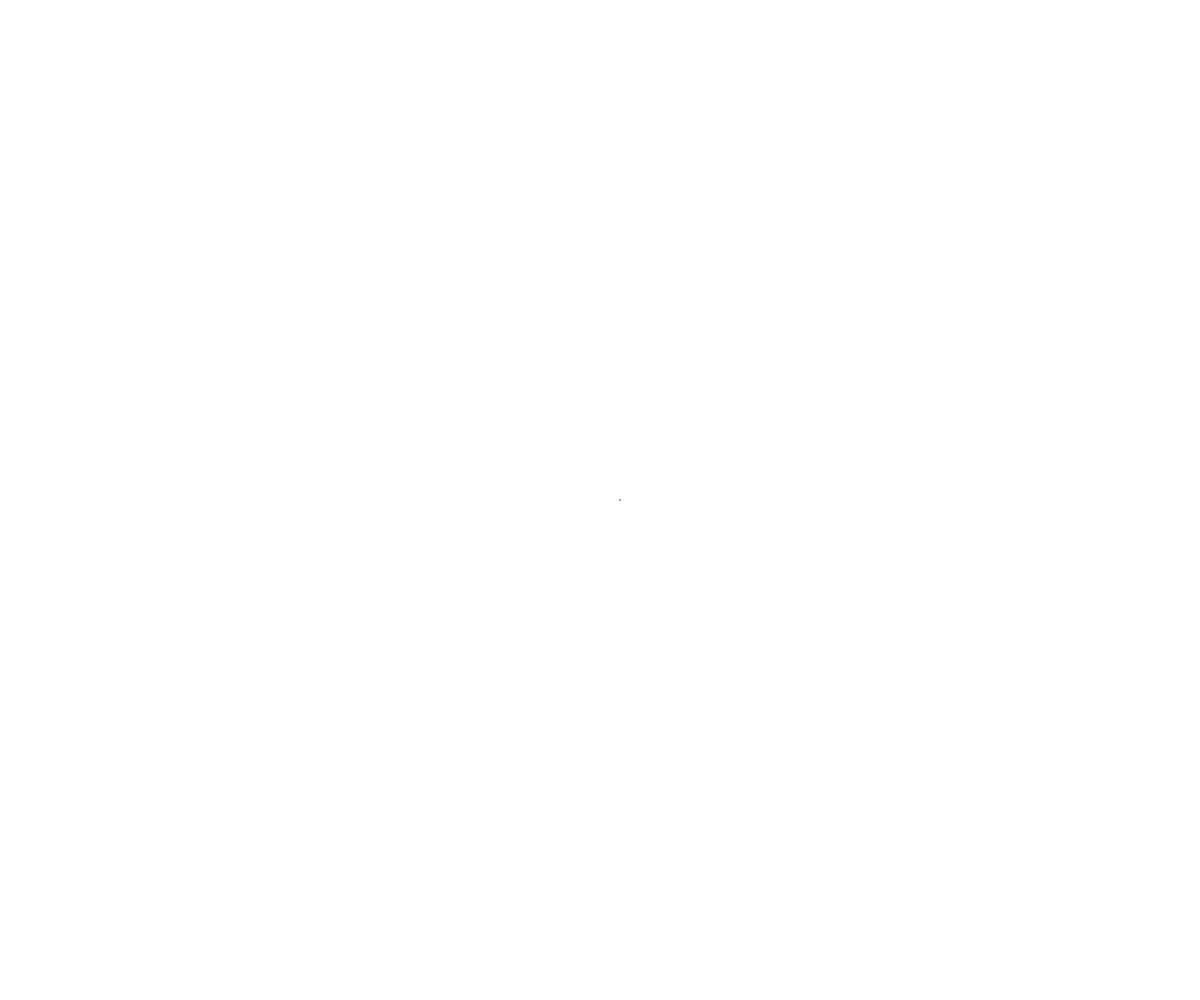
Frame 1 (no input)
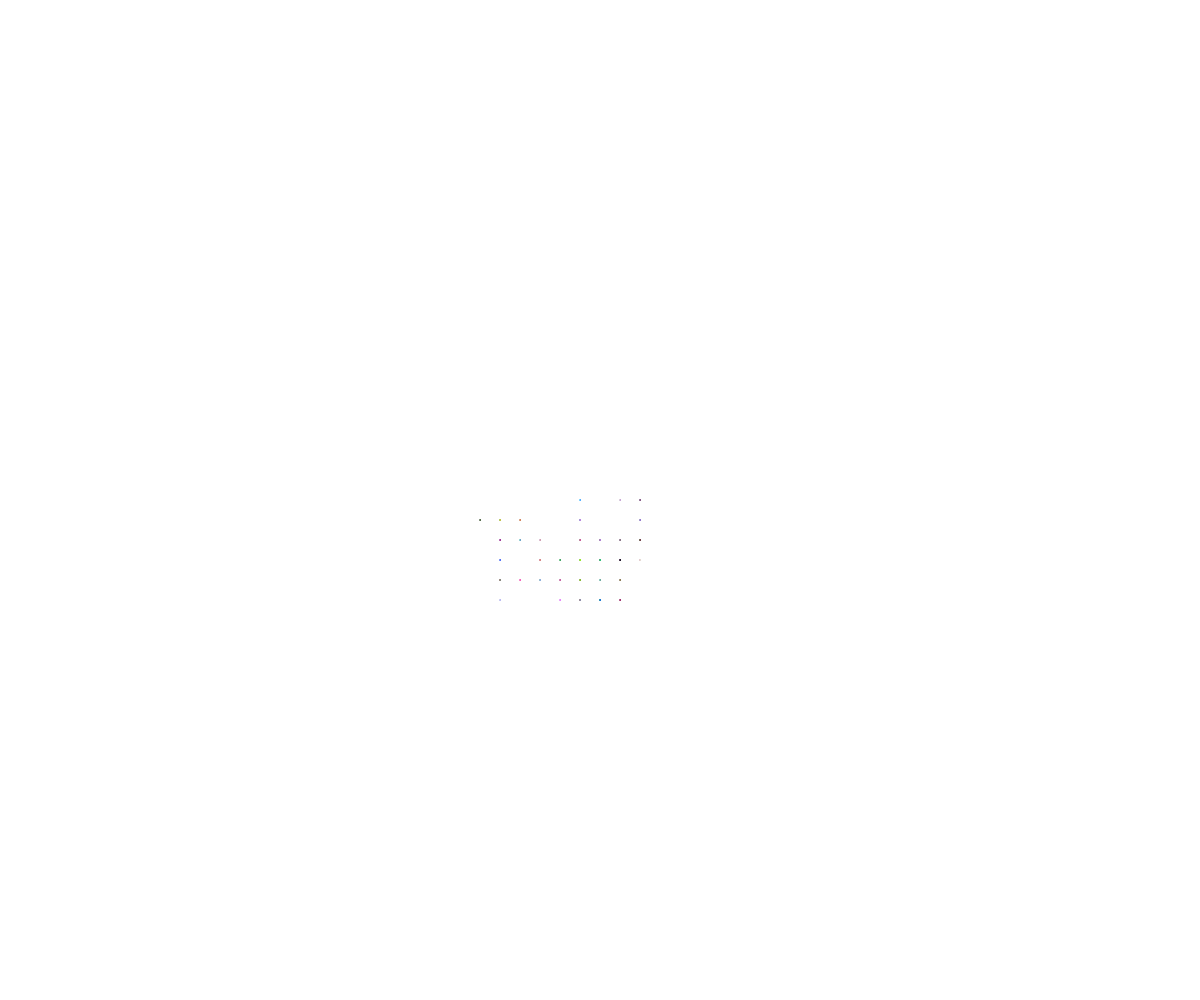
Frame 60 (no input)
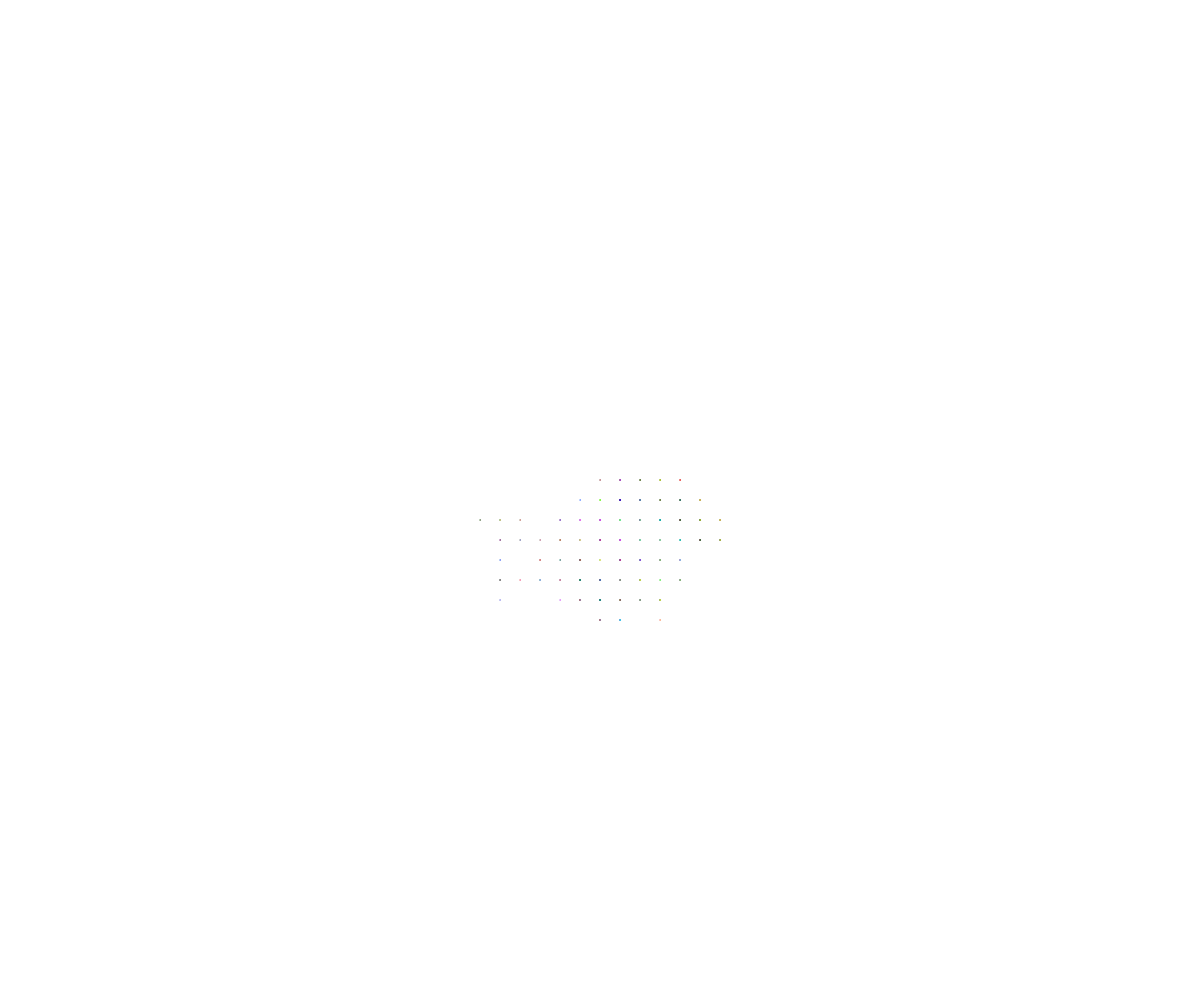
Frame 120 (the mouse pressed at the canvas centre since frame 60)

The p5.js sketch that drew these frames (run headless with seeded random() and noise() and a simulated clock; from frame 60 on, the mouse is pressed at the canvas centre):

// p5.js sketch
// ── sketch.js
let xPos, yPos
let xPrev, yPrev
let numDirections=4
let direction=0
let step=20


function setup() {
  createCanvas(windowWidth, windowHeight);
  xPos = width/2
  yPos = height/2  
  xPrev=xPos
  yPrev=yPos
  //background(0, 0);
  frameRate(90)
}

function draw() {
  background(255, 1);

  let x = random(0, 255)
  let direction
  let newDirection=floor(random(numDirections)) 
  let xStep=cos(newDirection * TWO_PI/numDirections) * step
  let yStep=sin(newDirection * TWO_PI/numDirections) * step
  
  xPrev=xPos
  yPrev=yPos
  xPos+=xStep
  yPos+=yStep
  
  edges()
  
  //line(xPrev,yPrev,xPos,yPos)
  
  let a=random(1,255)
  let b=random(1,255)
  let c=random(1,255)
  stroke(a, b, c)
  fill(a,b,c)
  
  randNum = floor(random(1, 5))
  if (randNum = 1) randNum = -20
  if (randNum = 2) randNum = -10
  if (randNum = 3) randNum = 0
  if (randNum = 4) randNum = 10
  if (randNum = 5) randNum = 20
  
  if (mouseIsPressed) {ellipse(xPos + randNum, yPos + randNum, 1)} 
  ellipse(xPos, yPos, 1)
  console.log("true")
  
}



function edges(){
//   if (xPos<0) newDirection=1
//   if (xPos>width) newDirection=width-1
  
//   if (yPos<0) newDirection=4
//   if (yPos>height) newDirection
  
  if (xPos<0){
     xPos=width-1
     xPrev=xPos
  }
  
   if (xPos>width){
     xPos=1
     xPrev=xPos
   }
  
     if (yPos<0){
     yPos=height-1
     yPrev=yPos
     }
  
   if (yPos>height){
     yPos=1
     yPrev=yPos
   }
}
